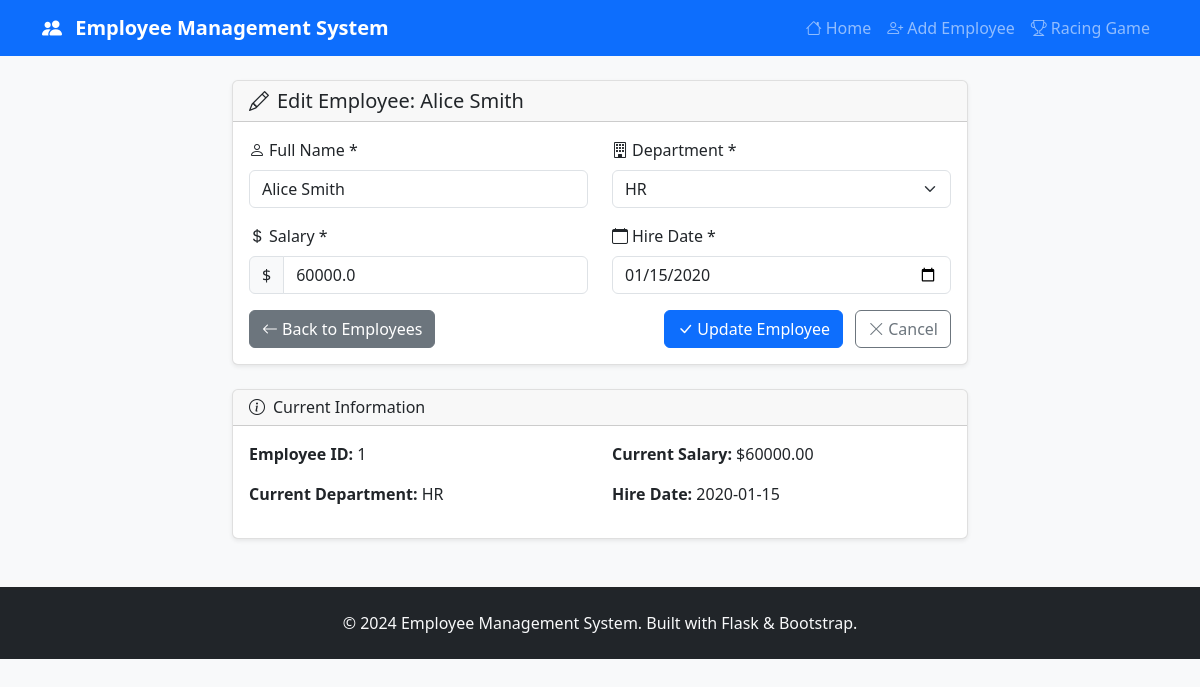
Screenshot of /edit/1 with the database file from the repository.
### tables this page shows
CREATE TABLE employees (
    id INTEGER PRIMARY KEY AUTOINCREMENT,
    name TEXT NOT NULL,
    department_id INTEGER,
    salary REAL,
    hire_date TEXT,
    FOREIGN KEY (department_id) REFERENCES departments(id)
);

CREATE TABLE departments (
    id INTEGER PRIMARY KEY AUTOINCREMENT,
    name TEXT NOT NULL
);

### app.py (the view, shortened to what this page needs)
@app.route('/edit/<int:employee_id>', methods=['GET', 'POST'])
def edit_employee(employee_id):
    employee = employee_manager.get_employee(employee_id)
    if not employee:
        flash('Employee not found!', 'error')
        return redirect(url_for('index'))
    departments = employee_manager.get_departments()
    return render_template('edit.html', employee=employee, departments=departments)

### app.py (called while the page is built)
    def get_connection(self):
        return sqlite3.connect(self.db_path)

    def get_departments(self) -> List[Dict[str, Any]]:
        with self.get_connection() as conn:
            conn.row_factory = sqlite3.Row
            cursor = conn.cursor()
            cursor.execute("SELECT * FROM departments ORDER BY id")
            return [dict(row) for row in cursor.fetchall()]

    def get_employee(self, employee_id: int) -> Optional[Dict[str, Any]]:
        with self.get_connection() as conn:
            conn.row_factory = sqlite3.Row
            cursor = conn.cursor()
            cursor.execute("""
                SELECT e.id, e.name, d.name as department, e.salary, e.hire_date, e.department_id
                FROM employees e
                LEFT JOIN departments d ON e.department_id = d.id
                WHERE e.id = ?
            """, (employee_id,))
            result = cursor.fetchone()
            return dict(result) if result else None

### templates/edit.html (shortened to what this page needs)
{% extends "base.html" %}
{% block content %}
<div class="row justify-content-center">
    <div class="col-md-8">
        <div class="card">
            <div class="card-header">
                <h5 class="card-title mb-0">
                    <i class="bi bi-pencil me-2"></i>Edit Employee: {{ employee.name }}
                </h5>
            </div>
            <div class="card-body">
                <form method="POST" novalidate>
                    <div class="row">
                        <div class="col-md-6 mb-3">
                            <label for="name" class="form-label">
                                <i class="bi bi-person me-1"></i>Full Name *
                            </label>
                            <input type="text"
                                   class="form-control"
                                   id="name"
                                   name="name"
                                   required
                                   placeholder="Enter employee's full name"
                                   value="{{ request.form.name if request.form.name else employee.name }}">
                        </div>
                        <div class="col-md-6 mb-3">
                            <label for="department_id" class="form-label">
                                <i class="bi bi-building me-1"></i>Department *
                            </label>
                            <select class="form-select" id="department_id" name="department_id" required>
                                {% for department in departments %}
                                <option value="{{ department.id }}"
                                        {{ 'selected' if (request.form.department_id|string == department.id|string) or (not request.form.department_id and employee.department_id == department.id) }}>
                                    {{ department.name }}
                                </option>
                                {% endfor %}
                            </select>
                        </div>
                    </div>
                    <div class="row">
                        <div class="col-md-6 mb-3">
                            <label for="salary" class="form-label">
                                <i class="bi bi-currency-dollar me-1"></i>Salary *
                            </label>
                            <div class="input-group">
                                <span class="input-group-text">$</span>
                                <input type="number"
                                       class="form-control"
                                       id="salary"
                                       name="salary"
                                       step="0.01"
                                       min="0"
                                       required
                                       placeholder="0.00"
                                       value="{{ request.form.salary if request.form.salary else employee.salary }}">
                            </div>
                        </div>
                        <div class="col-md-6 mb-3">
                            <label for="hire_date" class="form-label">
                                <i class="bi bi-calendar me-1"></i>Hire Date *
                            </label>
                            <input type="date"
                                   class="form-control"
                                   id="hire_date"
                                   name="hire_date"
                                   required
                                   value="{{ request.form.hire_date if request.form.hire_date else employee.hire_date }}">
                        </div>
                    </div>
                    <div class="row">
                        <div class="col-12">
                            <div class="d-flex justify-content-between">
                                <a href="{{ url_for('index') }}" class="btn btn-secondary">
                                    <i class="bi bi-arrow-left me-1"></i>Back to Employees
                                </a>
                                <div>
                                    <button type="submit" class="btn btn-primary me-2">
                                        <i class="bi bi-check-lg me-1"></i>Update Employee
                                    </button>
                                    <a href="{{ url_for('index') }}" class="btn btn-outline-secondary">
                                        <i class="bi bi-x-lg me-1"></i>Cancel
                                    </a>
                                </div>
                            </div>
                        </div>
                    </div>
                </form>
            </div>
        </div>
        <div class="card mt-4">
            <div class="card-header">
                <h6 class="card-title mb-0">
                    <i class="bi bi-info-circle me-2"></i>Current Information
                </h6>
            </div>
            <div class="card-body">
                <div class="row">
                    <div class="col-md-6">
                        <p><strong>Employee ID:</strong> {{ employee.id }}</p>
                        <p><strong>Current Department:</strong> {{ employee.department }}</p>
                    </div>
                    <div class="col-md-6">
                        <p><strong>Current Salary:</strong> ${{ "%.2f"|format(employee.salary) }}</p>
                        <p><strong>Hire Date:</strong> {{ employee.hire_date }}</p>
                    </div>
                </div>
            </div>
        </div>
    </div>
</div>
{% endblock %}

### templates/base.html (style rules this page uses)
.card { box-shadow: 0 0.125rem 0.25rem rgba(0, 0, 0, 0.075); border: 1px solid rgba(0, 0, 0, 0.125); }

### rows the page displays
employees: name "Alice Smith", salary "60000.0", hire_date "01/15/2020", id "1", salary "60000.00", hire_date "2020-01-15"
departments: department "HR"

### other values shown
form field department_id "HR"
